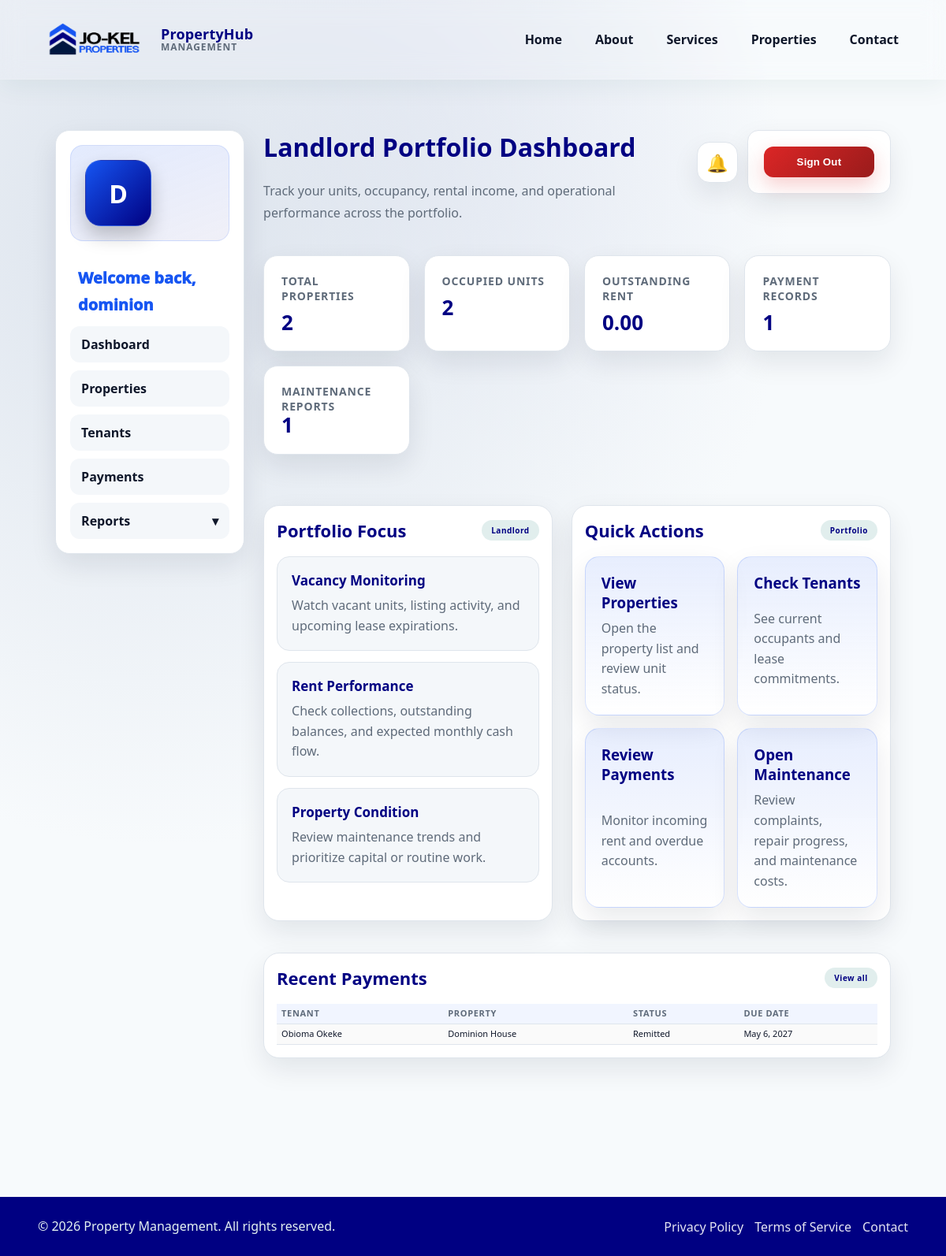
The page /dashboard/landlord/ (signed in) on the database its author committed.
### apps/payments/models.py (models this page shows, shortened)
class Payment(models.Model):
    STATUS_UNREMITTED = 'unremitted'
    STATUS_REMITTED = 'remitted'
    STATUS_CHOICES = [
        (STATUS_UNREMITTED, 'Unremitted'),
        (STATUS_REMITTED, 'Remitted'),
    ]
    PAYMENT_METHOD_CASH = 'cash'
    PAYMENT_METHOD_TRANSFER = 'transfer'
    PAYMENT_METHOD_CARD = 'card'
    PAYMENT_METHOD_OTHER = 'other'
    PAYMENT_METHOD_CHOICES = [
        (PAYMENT_METHOD_CASH, 'Cash'),
        (PAYMENT_METHOD_TRANSFER, 'Transfer'),
        (PAYMENT_METHOD_CARD, 'Card'),
        (PAYMENT_METHOD_OTHER, 'Other'),
    ]
    tenant = models.ForeignKey(
        Tenant,
        on_delete=models.SET_NULL,
        related_name='payments',
        null=True,
        blank=True,
    )
    property = models.ForeignKey(
        Property,
        on_delete=models.SET_NULL,
        related_name='payments',
        null=True,
        blank=True,
    )
    tenant_name = models.CharField(max_length=160)
    property_name = models.CharField(max_length=160)
    amount_to_pay = models.DecimalField(max_digits=12, decimal_places=2)
    amount_paid = models.DecimalField(max_digits=12, decimal_places=2, default=0)
    payment_date = models.DateField(null=True, blank=True)
    due_date = models.DateField()
    payment_method = models.CharField(max_length=20, choices=PAYMENT_METHOD_CHOICES)
    status = models.CharField(max_length=20, choices=STATUS_CHOICES, default=STATUS_UNREMITTED)
    expected = models.DecimalField(max_digits=12, decimal_places=2, null=True, blank=True)
    bank_reference = models.CharField(max_length=120, blank=True)
    recorded_by = models.ForeignKey(
        settings.AUTH_USER_MODEL,
        on_delete=models.SET_NULL,
        related_name='recorded_payments',
        null=True,
        blank=True,
    )
    rent_period_start = models.DateField()
    rent_period_end = models.DateField()
    created_at = models.DateTimeField(auto_now_add=True)
    updated_at = models.DateTimeField(auto_now=True)
    class Meta:
        ordering = ['-due_date', '-created_at']

### dashboard/views.py (the view)
# urls.py: path('landlord/', views.LandlordDashboardView.as_view(), name='landlord'),
class LandlordDashboardView(RoleDashboardView):
    template_name = 'dashboard/landlord.html'
    expected_role = 'landlord'
    heading = 'Landlord Dashboard'
    intro = 'Monitor your properties, tenants, and rent activity from a single dashboard.'
    def get_context_data(self, **kwargs):
        context = super().get_context_data(**kwargs)
        landlord = getattr(self.request.user, 'landlord_profile', None)
        today = timezone.localdate()
        if landlord is None:
            total_properties_count = 0
            occupied_units_count = 0
            outstanding_rent = Decimal('0.00')
            recent_payments = []
            payments_count = 0
            maintenance_reports = MaintenanceReport.objects.none()
            upcoming_rent_data = {'reminders': [], 'reminder_end': None}
        else:
            total_properties_count = Property.objects.filter(landlord=landlord).count()
            occupied_units_count = Tenant.objects.filter(landlord=landlord).count()
            remitted_payments_qs = (
                Payment.objects.filter(
                    property__landlord=landlord,
                    status=Payment.STATUS_REMITTED,
                )
                .select_related('tenant', 'property', 'recorded_by')
            )
            recent_payments = list(remitted_payments_qs.order_by('-payment_date', '-created_at')[:5])
            payments_count = remitted_payments_qs.count()
            upcoming_rent_data = {'reminders': [], 'reminder_end': None}
            outstanding_rent = Decimal('0.00')
            maintenance_reports = (
                MaintenanceReport.objects.select_related('tenant', 'property', 'assigned_staff')
                .filter(landlord=landlord)
                .order_by('-created_at')
            )
        maintenance_page_url = reverse('maintenance:landlord-list')
        rent_page_url = reverse('dashboard:landlord-payments')
        maintenance_notifications = list(
            maintenance_reports.exclude(status=MaintenanceReport.STATUS_CLOSED)[:5]
        )
        notification_items = [
            build_rent_notification_item(
                reminder,
                destination_url=rent_page_url,
                prefix=reminder['payment'].tenant_name,
            )
            for reminder in upcoming_rent_data['reminders']
        ]
        notification_items.extend(
            [
                build_maintenance_notification_item(report, maintenance_page_url)
                for report in maintenance_notifications
            ]
        )
        notification_items, unread_notification_items = apply_notification_seen_state(
            self.request.user,
            notification_items,
        )
        context.update(
            {
                'total_properties_count': total_properties_count,
                'occupied_units_count': occupied_units_count,
                'outstanding_rent': outstanding_rent,
                'recent_payments': recent_payments,
                'payments_count': payments_count,
                'maintenance_report_count': maintenance_reports.count(),
                'maintenance_open_count': maintenance_reports.filter(
                    status__in=[MaintenanceReport.STATUS_NEW, MaintenanceReport.STATUS_IN_PROGRESS]
                ).count(),
                'maintenance_notifications': maintenance_notifications,
                'dashboard_notification_items': unread_notification_items,
                'dashboard_notification_count': len(unread_notification_items),
                'dashboard_notification_bell_url': maintenance_page_url,
            }
        )
        return context

### apps/accounts/adapter.py (called while the page is built)
def get_user_role(user):
    if not user.is_authenticated:
        return UserProfile.ROLE_USER
    profile = getattr(user, 'profile', None)
    if profile and profile.role:
        return profile.role
    if user.is_staff:
        return UserProfile.ROLE_STAFF
    return UserProfile.ROLE_USER

### apps/maintenance/models.py (called while the page is built)
    def display_label(self):
        return Truncator(self.description).chars(60)

### dashboard/views.py (called while the page is built)
def build_maintenance_notification_item(report, destination_url):
    return {
        'category': 'Maintenance',
        'key': f"maintenance:{report.pk}:{report.updated_at.isoformat()}",
        'title': report.display_label(),
        'meta': f"Status: {report.get_status_display()} | Priority: {report.get_priority_display()} | Cost: {report.cost or 'Not set'}",
        'detail': f"Description: {report.description}" + (
            f" | Staff note: {report.staff_note}" if report.staff_note else ''
        ),
        'url': destination_url,
    }

def apply_notification_seen_state(user, items):
    if not items:
        return [], []
    keys = [item['key'] for item in items]
    seen_keys = set(
        NotificationSeen.objects.filter(user=user, notification_key__in=keys).values_list(
            'notification_key', flat=True
        )
    )
    for item in items:
        item['is_unread'] = item['key'] not in seen_keys
    unread_items = [item for item in items if item['is_unread']]
    return items, unread_items

    def dispatch(self, request, *args, **kwargs):
        if self.expected_role and get_user_role(request.user) != self.expected_role:
            return redirect(get_dashboard_url_for_user(request.user))
        return super().dispatch(request, *args, **kwargs)

    def get_context_data(self, **kwargs):
        context = super().get_context_data(**kwargs)
        context.update(
            {
                'dashboard_heading': self.heading,
                'dashboard_intro': self.intro,
                'dashboard_role': self.expected_role or get_user_role(self.request.user),
            }
        )
        return context

### dashboard/templates/dashboard/landlord.html (shortened to what this page needs)
{% extends 'dashboard/landlord_base.html' %}
{% block dashboard_content %}
<div class="dashboard-header">
    <div>
        <h1>Landlord Portfolio Dashboard</h1>
        <p>Track your units, occupancy, rental income, and operational performance across the portfolio.</p>
    </div>
    <div class="dashboard-header-actions">
        <div
            class="notification-center"
            data-notification-center
            data-mark-seen-url="{% url 'dashboard:notifications_mark_seen' %}"
        >
            <a href="{{ dashboard_notification_bell_url }}" class="notification-bell" aria-label="Open maintenance notifications">
                <span class="notification-bell-icon">&#128276;</span>
            </a>
        </div>
        <form method="post" action="{% url 'account_logout' %}" class="dashboard-signout-form">
            <button type="submit" class="dashboard-signout-btn">Sign Out</button>
        </form>
    </div>
</div>
<div class="dashboard-stats dashboard-stats--four">
    <div class="stat-card">
        <div class="stat-card-label">
            <h3>Total Properties</h3>
        </div>
        <div class="stat-card-value">
            <p class="stat-number">{{ total_properties_count }}</p>
        </div>
    </div>
    <div class="stat-card">
        <div class="stat-card-label">
            <h3>Occupied Units</h3>
        </div>
        <div class="stat-card-value">
            <p class="stat-number">{{ occupied_units_count }}</p>
        </div>
    </div>
    <div class="stat-card">
        <div class="stat-card-label">
            <h3>Outstanding Rent</h3>
        </div>
        <div class="stat-card-value">
            <p class="stat-number">{{ outstanding_rent }}</p>
        </div>
    </div>
    <div class="stat-card">
        <div class="stat-card-label">
            <h3>Payment Records</h3>
        </div>
        <div class="stat-card-value">
            <p class="stat-number">{{ payments_count }}</p>
        </div>
    </div>
    <a href="{% url 'maintenance:landlord-list' %}" class="stat-card stat-card-link">
        <div class="stat-card-label">
            <h3>Maintenance Reports</h3>
        </div>
        <div class="stat-card-value">
            <p class="stat-number">{{ maintenance_report_count }}</p>
        </div>
    </a>
</div>
<div class="dashboard-panel-grid">
    <section class="dashboard-panel">
        <div class="dashboard-panel-header">
            <h2>Portfolio Focus</h2>
            <span class="pill">Landlord</span>
        </div>
        <div class="dashboard-list">
            <article class="dashboard-list-item">
                <h3>Vacancy Monitoring</h3>
                <p>Watch vacant units, listing activity, and upcoming lease expirations.</p>
            </article>
            <article class="dashboard-list-item">
                <h3>Rent Performance</h3>
                <p>Check collections, outstanding balances, and expected monthly cash flow.</p>
            </article>
            <article class="dashboard-list-item">
                <h3>Property Condition</h3>
                <p>Review maintenance trends and prioritize capital or routine work.</p>
            </article>
        </div>
    </section>
    <section class="dashboard-panel">
        <div class="dashboard-panel-header">
            <h2>Quick Actions</h2>
            <span class="pill">Portfolio</span>
        </div>
        <div class="dashboard-action-grid">
            <a href="{% url 'accounts:landlord-property-list' %}" class="dashboard-action-card">
                <h3>View Properties</h3>
                <p>Open the property list and review unit status.</p>
            </a>
            <a href="{% url 'accounts:landlord-tenant-list' %}" class="dashboard-action-card">
                <h3>Check Tenants</h3>
                <p>See current occupants and lease commitments.</p>
            </a>
            <a href="{% url 'dashboard:landlord-payments' %}" class="dashboard-action-card">
                <h3>Review Payments</h3>
                <p>Monitor incoming rent and overdue accounts.</p>
            </a>
            <a href="{% url 'maintenance:landlord-list' %}" class="dashboard-action-card">
                <h3>Open Maintenance</h3>
                <p>Review complaints, repair progress, and maintenance costs.</p>
            </a>
        </div>
    </section>
</div>
<section class="dashboard-panel">
    <div class="dashboard-panel-header">
        <h2>Recent Payments</h2>
        <a href="{% url 'dashboard:landlord-payments' %}" class="pill">View all</a>
    </div>
    <div class="dashboard-table-wrap">
        <table class="dashboard-table">
            <thead>
                <tr>
                    <th>Tenant</th>
                    <th>Property</th>
                    <th>Status</th>
                    <th>Due Date</th>
                </tr>
            </thead>
            <tbody>
                {% for payment in recent_payments %}
                <tr>
                    <td>{{ payment.tenant_name }}</td>
                    <td>{{ payment.property_name }}</td>
                    <td>{{ payment.get_status_display }}</td>
                    <td>{{ payment.due_date }}</td>
                </tr>
                {% empty %}
                <tr>
                    <td colspan="4" class="dashboard-table-empty">No payment records are available yet.</td>
                </tr>
                {% endfor %}
            </tbody>
        </table>
    </div>
</section>
{% endblock %}

### dashboard/templates/dashboard/landlord_base.html (shortened to what this page needs)
{% extends 'dashboard/base.html' %}
{% block dashboard_sidebar %}
<div class="sidebar-profile">
    <div class="sidebar-profile-avatar" aria-hidden="true">
        {{ request.user.get_full_name|default:request.user.username|slice:":1"|upper }}
    </div>
</div>
<div class="sidebar-profile-copy">
    <p class="sidebar-profile-greeting">Welcome back, {{ request.user.get_full_name|default:request.user.username }}</p>
</div>
<nav class="sidebar-nav">
    <ul>
        <li><a href="{% url 'dashboard:landlord' %}">Dashboard</a></li>
        <li><a href="{% url 'accounts:landlord-property-list' %}">Properties</a></li>
        <li><a href="{% url 'accounts:landlord-tenant-list' %}">Tenants</a></li>
        <li><a href="{% url 'dashboard:landlord-payments' %}">Payments</a></li>
        <li class="sidebar-dropdown-item">
            <details class="sidebar-dropdown">
                <summary>Reports</summary>
            </details>
        </li>
    </ul>
</nav>
{% endblock %}

### rows shown on the page
Payment: tenant_name "Obioma Okeke", property_name "Dominion House", status "Remitted", due_date "May 6, 2027"

### other values the page prints
{{ request.user.get_full_name|default:request.user.username }} "dominion"
{{ total_properties_count }} "2"
{{ occupied_units_count }} "2"
{{ outstanding_rent }} "0.00"
{{ payments_count }} "1"
{{ maintenance_report_count }} "1"
